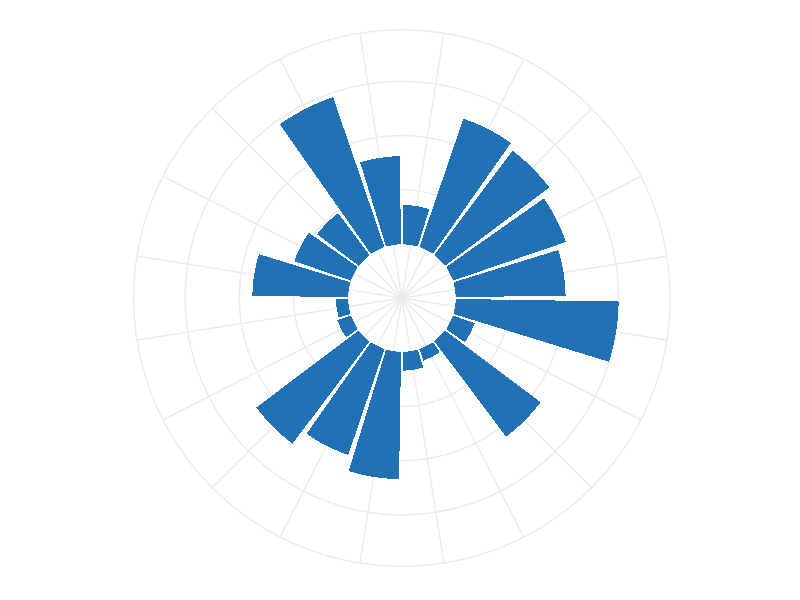

Write the R code that produced this figure.
# Circular Barplot

# Library
library(tidyverse)

# Set seed
set.seed(1235)

# Create dataset
data <- data.frame(
  id=seq(1,20),
  individual= c("A", "B", "C", "D", "E", "F", "G", "H", "I", "J",
                "K", "M", "N", "O", "P", "Q", "R", "S", "T", "U"),
  value=sample(seq(10,150), 20, replace=T)
)

head(data)

# Circular Barplot
ggplot(data, aes(x=as.factor(id), y=value)) +
  geom_bar(stat="identity", fill="#2171b5") +
  # Limits: the negative value controls the size of the inner circle,
  # the positive one is useful to add size over each bar
  ylim(-50,170) +
  theme_minimal() +
  theme(axis.text = element_blank(),
        axis.title = element_blank(),
        plot.margin = unit(rep(0,4), "cm")) +
  # Coordinate polar instead of cartesian
  coord_polar(start = 0)